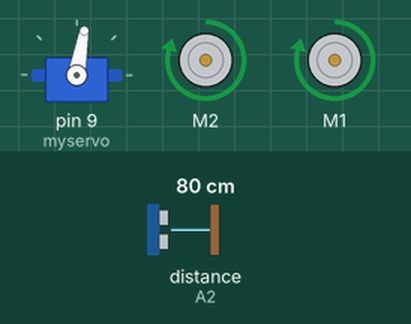
Recording of a sketch running on a simulated Arduino Uno, built with avr-gcc and run on an emulated ATmega328P. Shown: servo, 2 × DC motor (green arrow = forward, orange = backward, longer = faster). Wiring (inferred from the names in the program): ultrasonic range finder: trigger A3; echo A2. The inputs (shaded band) are chosen by the test bench; at power-on: distance to the obstacle (sensor on A2) 80 cm. The echo pulse lasts 58.3 µs per cm; what the sketch prints to the serial monitor is not drawn.

Above: at 1.2 s.
1.3 s: distance to the obstacle (sensor on A2) set to 2 cm
At 1.9 s:
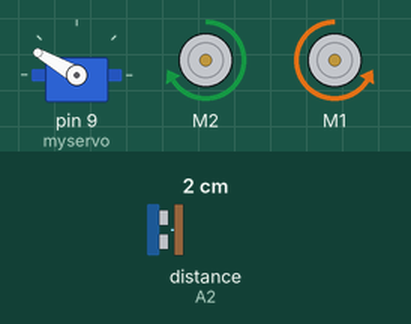
2.8 s: distance to the obstacle (sensor on A2) set to 35 cm
At 3.8 s:
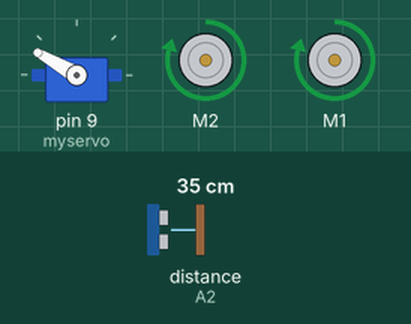
5.8 s: distance to the obstacle (sensor on A2) set to 4 cm
At 6.6 s:
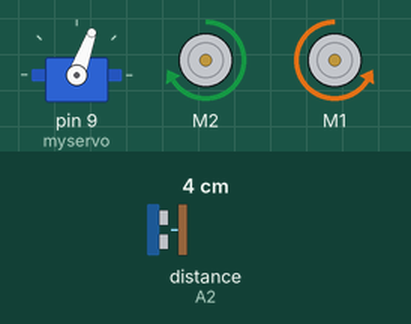
Timing chart, 0 to 8.8 s (numbered marks = the images above; inputs shaded):
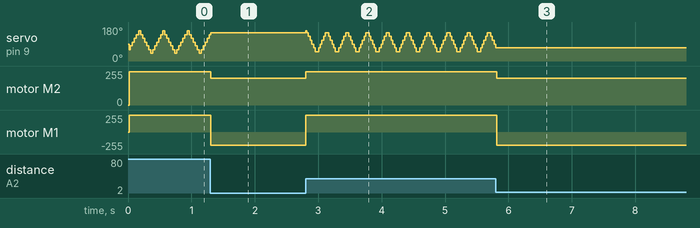

The sketch:

DistServo2WD.ino
```cpp
#include <AFMotor.h>
#include <Servo.h>


// server
#define PING "0001"
#define CONFIRM "0002"
#define COMPASS "0010"
#define ACCESSPOINT "0020"
#define DISTANCE "0030"

Servo myservo;  // create servo object to control a servo
                // twelve servo objects can be created on most boards

// DC motor on M2
AF_DCMotor mright(2);
// DC motor on M3
AF_DCMotor mleft(1);


/***********************************************/
/* Distance mesurement                         */
/***********************************************/


// dist
#define echoPin A2 // Echo Pin D3
#define trigPin A3 // Trigger Pin D4
int maximumRange = 200; // Maximum range needed
int minimumRange = 0; // Minimum range needed

void initSR40(){
   Serial.print("Init SR-40");
   pinMode(trigPin, OUTPUT);
   pinMode(echoPin, INPUT);
   Serial.print("Init SR-40 .... success");
}

long readDistance(){

    /* The following trigPin/echoPin cycle is used to determine the
     distance of the nearest object by bouncing soundwaves off of it. */
    long distance,duration;  // Duration used to calculate distance
    digitalWrite(trigPin, LOW);
    delayMicroseconds(2);

    digitalWrite(trigPin, HIGH);
    delayMicroseconds(10);

    digitalWrite(trigPin, LOW);
    duration = pulseIn(echoPin, HIGH);

    //Calculate the distance (in cm) based on the speed of sound.
    distance = duration/58.2;

    return distance;
}


void setup()
{
  Serial.begin(115200);
  myservo.attach(9);  // attaches the servo on pin 9 to the servo object

  mright.setSpeed(200);
  mright.run(RELEASE);

  mleft.setSpeed(500);
  mleft.run(RELEASE);

  initSR40();
}
int step = 10;
const int MIN = 50,
          MAX = 150,
          MAX_SPEED = 250,
          TURN_SPEED=200,
          MIN_DIST=25,
          CENTER = 100,
          CENTER_LEFT=100+step,
          CENTER_RIGHT= 100-step;

int pos = MIN;    // variable to store the servo position

void loop()
{
    Serial.print("Distance measurement:\t");
    long dist = readDistance();

    Serial.print("[");
    Serial.print(pos);
    Serial.print("#,");
    Serial.print(dist);
    Serial.print("]");

    if(dist < MIN_DIST) {

      if( pos < CENTER_RIGHT){ // anstross rechts also drehe nach links
        Serial.print("TL");
        mright.run(FORWARD);
        mleft.run(BACKWARD);
        mright.setSpeed(TURN_SPEED);
        mleft.setSpeed(TURN_SPEED);

      } else if( pos > CENTER_LEFT){ // anstoss links als drehe nach rechts
        Serial.print("TR");
        //mright.run(BACKWARD);
        //mleft.run(FORWARD);

        mright.run(FORWARD);
        mleft.run(BACKWARD);

        mright.setSpeed(TURN_SPEED);
        mleft.setSpeed(TURN_SPEED);

      } else { // irgendwo in der mitte also fahr mal zurück
        mright.run(BACKWARD);
        mleft.run(BACKWARD);

        mright.setSpeed(TURN_SPEED);
        mleft.setSpeed(TURN_SPEED);
      }

    } else {
      Serial.print("FW");
      mright.run(FORWARD);
      mleft.run(FORWARD);

      mright.setSpeed(MAX_SPEED);
      mleft.setSpeed(MAX_SPEED);

      // pos und richtung neu berechnen
      pos +=step;
      if( pos < MIN || pos > MAX){
        step *= -1;
      }

      // servo auf neue pos setzen
      myservo.write(pos);
      delay(10);

    }

    Serial.print("|\t");
    Serial.println();
}
```

Measured:
- after the input at 1.3 s, motor M2: forward 250/255 → forward 200/255 at once; motor M1: forward 250/255 → backward 200/255 at once
- after the input at 2.8 s, servo on pin 9 (myservo): 150° → 160° at once, then repeats every 0.29 s: 150° 0.03 s, 130° 0.03 s, 110° 0.03 s, 90° 0.03 s, 70° 0.03 s, 50° 0.05 s, 70° 0.03 s, 90° 0.03 s, 110° 0.03 s, 130° 0.03 s; motor M2: forward 200/255 → forward 250/255 at once; motor M1: backward 200/255 → forward 250/255 at once
- after the input at 5.8 s, servo on pin 9 (myservo): goes on until 5.8 s, then stays 70°; motor M2: forward 250/255 → forward 200/255 at once; motor M1: forward 250/255 → backward 200/255 at once
